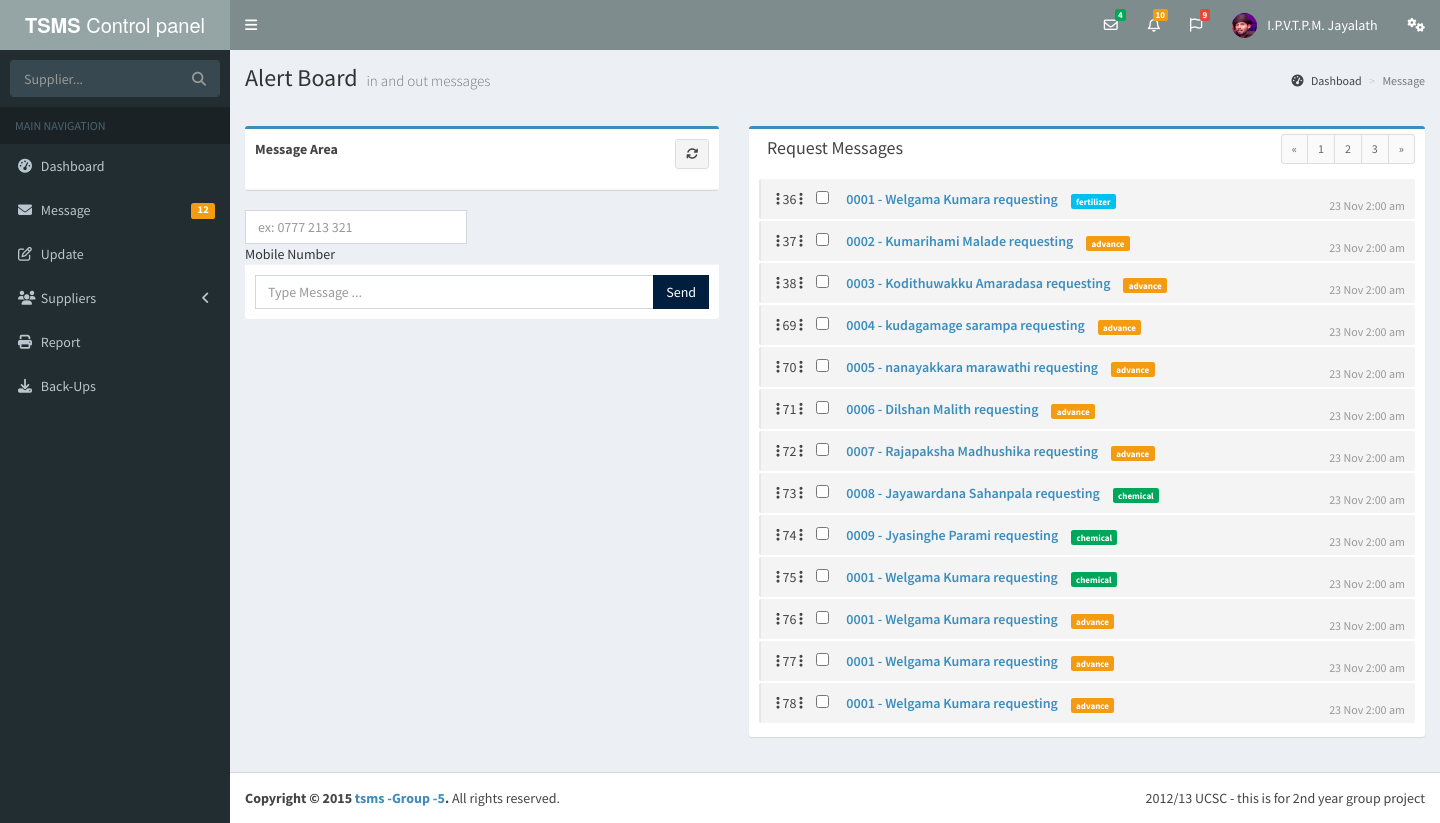
The page /message.php (signed in) on the database its author committed.
### tables this page shows
CREATE TABLE IF NOT EXISTS `users` (
  `id` int(11) NOT NULL AUTO_INCREMENT,
  `username` varchar(20) NOT NULL,
  `password` varchar(64) NOT NULL,
  `salt` varchar(32) NOT NULL,
  `email` varchar(25) NOT NULL,
  `name` varchar(50) NOT NULL,
  `nic` varchar(10) NOT NULL,
  `joined` datetime NOT NULL,
  `gender` varchar(10) NOT NULL,
  `phone` int(11) NOT NULL,
  `groups` int(11) NOT NULL,
  `user_approved` text NOT NULL,
  `progressbar` int(3) NOT NULL,
  `image` varchar(30) NOT NULL,
  PRIMARY KEY (`id`),
  UNIQUE KEY `id` (`id`)
);

CREATE TABLE IF NOT EXISTS `message_temp` (
  `message_id` int(7) NOT NULL,
  `supplier_code` varchar(4) NOT NULL,
  `message_code` varchar(8) NOT NULL,
  `value` int(5) NOT NULL,
  `quantity` int(4) NOT NULL,
  `category` varchar(15) NOT NULL,
  `date` date NOT NULL,
  `time` time NOT NULL,
  `approve` tinyint(1) NOT NULL,
  `id` int(11) NOT NULL AUTO_INCREMENT,
  PRIMARY KEY (`id`)
);

### classes/Config.php (called while the page is built)
<?php
class Config {
    public static function get($path = null){
        if(isset($path)){
            $config = $GLOBALS['config'];
            $path = explode('/', $path);
            foreach($path as $bit){
                if(isset($config[$bit])){
                    $config = $config[$bit];
                }
            }
            return $config;
        }
        return false;
    }
}

### classes/DB.php (called while the page is built, shortened)
<?php
class DB {
    private static $_instance = null;
    private     $_pdo,
                $_query,
                $_error = false,
                $_results,
                $_count = 0;
    public function __construct(){
        try{
            $this->_pdo = new PDO('mysql:host='.Config::get('mysql/host').';dbname='.Config::get('mysql/db'), Config::get('mysql/username') , Config::get('mysql/password'));
        }catch(PDOException $e){
            die($e->getMessage());
        }
    }
    public static function getInstance(){
        if(!isset(self::$_instance)){
            self::$_instance = new DB();
        }
        return self::$_instance;
    }
    public function query($sql, $params = array()){
        $this->_error = false;
        if($this->_query = $this->_pdo->prepare($sql)){
            $x = 1;
            if(count($params)){
                foreach($params as $param){
                    $this->_query->bindValue($x, $param);
                    $x++;
                }
            }
            if($this->_query->execute()){
                $this->_results = $this->_query->fetchAll(PDO::FETCH_OBJ);
                $this->_count = $this->_query->rowCount();
            }else{
                $this->_error = true;
            }
        }
        return $this;
    }
    private function action($action, $table, $where = array()){
        if(count($where) === 3){
            $operators = array('=', '>', '<', '>=', '<=');
            $field      = $where[0];
            $operator   = $where[1];
            $value      = $where[2];
            if(in_array($operator, $operators)){
                $sql = "{$action} FROM {$table} WHERE {$field} {$operator} ?";
                if(!$this->query($sql, array($value))->error()){
                    return $this;
                }
            }
        }else {
            $sql = "{$action} FROM {$table}";
            if(!$this->query($sql)->error()) {
                return $this;
            }
        }
        return false;
    }
    public function get($table, $where){
        return $this->action('SELECT *', $table, $where);
    }
    public function getAll($table) {
        return $this->action('SELECT *', $table);
    }
    public function error(){
        return $this->_error;
    }
    public function count(){
        return $this->_count;
    }
    public function results(){
        return $this->_results;
    }
    public function first($n = 0){
        return $this->results()[$n];
    }
}

### classes/User.php (called while the page is built, shortened)
<?php
class User {
    private $_db,
            $_data,
            $_sessionName,
            $_cookieName,
            $_loggedIn = false;
    public function __construct($user = null){
        $this->_db = DB::getInstance();
        $this->_sessionName = Config::get('session/session_name');
        if(!$user){
            if(Session::exists($this->_sessionName)){
                $user = Session::get($this->_sessionName);
                if($this->find($user)){
                    $this->_loggedIn = true;
                }else{
                }
            }
        }else{
            $this->find($user);
        }
    }
    public function find($user = null){
        if($user){
            $field = (is_numeric($user)) ? 'id' : 'username';
            $data = $this->_db->get('users', array($field, '=', $user));
            if($data->count()){
                $this->_data = $data->first();
                return true;
            }
        }
        return false;
    }
    public function data(){
        return $this->_data;
    }
    public function isLoggedIn(){
        return $this->_loggedIn;
    }
}

### classes/Session.php (called while the page is built, shortened)
<?php
class Session {
    public static function exists($name){
        return (isset($_SESSION[$name]))? true: false;
    }
    public static function get($name){
        return $_SESSION[$name];
    }
}

### functions/sanitize.php (called while the page is built)
<?php
function escape($string){
    return htmlentities($string, ENT_QUOTES, 'UTF-8');
}

### classes/Supplier.php (called while the page is built, shortened)
<?php
class Supplier {
    public function search($same, $keyword, $field){
        $search = DB::getInstance()->query("SELECT * FROM suppliers WHERE $same = '$keyword'");
        foreach($search->results() as $s) {
          return $s->$field;
        }
    }
    public function msgtype($same, $keyword, $field){
        $search = DB::getInstance()->query("SELECT * FROM message_info WHERE $same = '$keyword'");
        foreach($search->results() as $s) {
          return $s->$field;
        }
    }
}

### message.php (the view, shortened to what this page needs)
<?php
   $user     = new User();
   $supplier = new Supplier();
   if($user->isLoggedIn()){
   ?>
<?php include 'includes/head.php';?>
<body class="hold-transition skin-blue sidebar-mini">
   <div class="wrapper">
      <?php include 'top_nav.php';?>
      <?php include 'includes/left_nav.php';?>
      <div class="content-wrapper">
         <section class="content-header">
            <h1>
               Alert Board
               <small>in and out messages</small>
            </h1>
            <ol class="breadcrumb">
               <li><a href="#"><i class="fa fa-dashboard"></i> Dashboad</a></li>
               <li class="active">Message</li>
            </ol>
         </section>
         <div id="content" class="content">
          <br>
            <div class="row">
               <div class="col-md-5">
                  <div class="box box-primary">
                      <div class="box-header with-border">
                        <div class="form-group">
                           <div class="box-tools pull-right">
                           <a href="message.php"><button class="btn btn-default btn-sm"><i class="fa fa-refresh"></i></button></a>
                         </div>
                           <label>Message Area</label>
                         </div>
                      </div>
                  </div>
                   <form action="" name="xxxx" method="post">
                    <div class="row">
                      <div class="col-md-6">
                        <input  class="form-control" name="number" placeholder="ex: 0777 213 321" type="text"><span>Mobile Number</span>
                      </div>
                    </div>
                      <div class="box-footer">
                      <div class="input-group">
                        <input type="text" name="message" placeholder="Type Message ..." class="form-control">
                        <span class="input-group-btn">
                          <button onClick="gett();" type="button" name="submit" class="btn bg-navy btn-flat">Send</button>
                        </span>
                      </div>
                    </div>
                  </form>
               </div>
               <div class="col-md-7">
                <div class="box box-primary">
                  <div class="box-header">
                    <h3 class="box-title">Request Messages</h3>
                    <div class="box-tools pull-right">
                      <ul class="pagination pagination-sm inline">
                        <li><a href="#">&laquo;</a></li>
                        <li><a href="#">1</a></li>
                        <li><a href="#">2</a></li>
                        <li><a href="#">3</a></li>
                        <li><a href="#">&raquo;</a></li>
                      </ul>
                    </div>
                  </div>
                  <div class="box-body">
                    <ul class="todo-list">
                      <?php
                           $view = DB::getInstance()->getall("message_temp");
                            if(!$view->count()){
                               echo 'no message';
                           }else{
                               foreach ($view->results() as $tag){
                                $code = $tag->supplier_code;
                                $vri  = $supplier->search('supplier_code', $code, 'f_name');
                                $vrii  = $supplier->search('supplier_code', $code, 'l_name');
                                $txt = $vrii." ".$vri;
                               $type = $tag->message_code;
                               $reqtype  = $supplier->msgtype('message_code', $type, 'request');
                               switch ($type) {
                                 case 'fer':
                                   $lable = 'info';
                                   break;
                                 case 'adv':
                                   $lable = 'warning';
                                   break;
                                 default:
                                   $lable = 'success';
                                   break;
                               }
                        ?>
                      <li>
                        <span class="handle">
                          <i class="fa fa-ellipsis-v"></i>
                          <?php echo $tag->message_id;?>
                          <i class="fa fa-ellipsis-v"></i>
                        </span>
                        <input type="checkbox" value="" name="chacked">
                        <span class="text"><a href="message.php?<?php echo "id=".$tag->message_id;?>">
                            <?php echo $tag->supplier_code." - ".$txt." requesting <b></b>";?>
                          </a></span><h6 class="direct-chat-timestamp pull-right">23 Nov 2:00 am</h6>
                        <small class="label label-<?php echo $lable;?>"><?php echo $reqtype;?></small>
                      </li>
                      <?php
                           }
                        }
                        ?>
                    </ul>
                  </div>
                </div>
               </div>
            </div
         </div>
      </div>
      <?php include 'includes/main_footer.php';?>
   </div>
   <?php include 'includes/footer.php';?>
<?php
}else{
    Redirect::to('404.php');
}
?>

### top_nav.php (shortened to what this page needs)
<?php
$user = new User();
?>
<header class="main-header">
        <a href="index2.html" class="logo">
          <span class="logo-lg"><i></i><b>TSMS</b> Control panel</span>
        </a>
        <nav class="navbar navbar-static-top" role="navigation">
          <a href="#" class="sidebar-toggle" data-toggle="offcanvas" role="button">
          </a>
          <div class="navbar-custom-menu">
            <ul class="nav navbar-nav">
              <li class="dropdown messages-menu">
                <a href="#" class="dropdown-toggle" data-toggle="dropdown">
                  <i class="fa fa-envelope-o"></i>
                  <span class="label label-success">4</span>
                </a>
              </li>
              <li class="dropdown notifications-menu">
                <a href="#" class="dropdown-toggle" data-toggle="dropdown">
                  <i class="fa fa-bell-o"></i>
                  <span class="label label-warning">10</span>
                </a>
              </li>
              <li class="dropdown tasks-menu">
                <a href="#" class="dropdown-toggle" data-toggle="dropdown">
                  <i class="fa fa-flag-o"></i>
                  <span class="label label-danger">9</span>
                </a>
              </li>
              <li class="dropdown user user-menu">
                <a href="#" class="dropdown-toggle" data-toggle="dropdown">
                  <img src="<?php echo escape($user->data()->image);?>" class="user-image" alt="User Image">
                  <span class="hidden-xs"><?php echo escape($user->data()->name);?></span>
                </a>
              </li>
              <li>
                <a href="#" data-toggle="control-sidebar"><i class="fa fa-gears"></i></a>
              </li>
            </ul>
          </div>
        </nav>
      </header>

### rows shown on the page
users: image (placeholder picture), name "I.P.V.T.P.M. Jayalath"
message_temp: message "36", supplier_code "0001", txt "Welgama Kumara", reqtype "fertilizer"
message_temp: message "37", supplier_code "0002", txt "Kumarihami Malade", reqtype "advance"
message_temp: message "38", supplier_code "0003", txt "Kodithuwakku Amaradasa", reqtype "advance"
message_temp: message "69", supplier_code "0004", txt "kudagamage sarampa", reqtype "advance"
message_temp: message "70", supplier_code "0005", txt "nanayakkara marawathi", reqtype "advance"
message_temp: message "71", supplier_code "0006", txt "Dilshan Malith", reqtype "advance"
message_temp: message "72", supplier_code "0007", txt "Rajapaksha Madhushika", reqtype "advance"
message_temp: message "73", supplier_code "0008", txt "Jayawardana Sahanpala", reqtype "chemical"
message_temp: message "74", supplier_code "0009", txt "Jyasinghe Parami", reqtype "chemical"
message_temp: message "75", supplier_code "0001", txt "Welgama Kumara", reqtype "chemical"
message_temp: message "76", supplier_code "0001", txt "Welgama Kumara", reqtype "advance"
message_temp: message "77", supplier_code "0001", txt "Welgama Kumara", reqtype "advance"
message_temp: message "78", supplier_code "0001", txt "Welgama Kumara", reqtype "advance"
